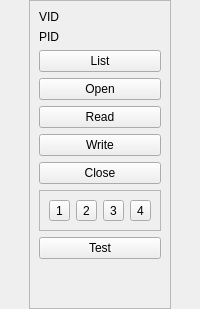
<?xml version="1.0" encoding="UTF-8"?>
<ui version="4.0">
 <class>HID_device</class>
 <widget class="QWidget" name="HID_device">
  <property name="sizePolicy">
   <sizepolicy hsizetype="Fixed" vsizetype="Preferred">
    <horstretch>0</horstretch>
    <verstretch>0</verstretch>
   </sizepolicy>
  </property>
  <property name="windowTitle">
   <string>HID_device</string>
  </property>
  <layout class="QHBoxLayout" name="horizontalLayout">
   <property name="leftMargin">
    <number>0</number>
   </property>
   <property name="topMargin">
    <number>0</number>
   </property>
   <property name="rightMargin">
    <number>0</number>
   </property>
   <property name="bottomMargin">
    <number>0</number>
   </property>
   <item>
    <widget class="QFrame" name="frame">
     <property name="sizePolicy">
      <sizepolicy hsizetype="Fixed" vsizetype="Preferred">
       <horstretch>0</horstretch>
       <verstretch>0</verstretch>
      </sizepolicy>
     </property>
     <property name="frameShape">
      <enum>QFrame::StyledPanel</enum>
     </property>
     <property name="frameShadow">
      <enum>QFrame::Raised</enum>
     </property>
     <layout class="QVBoxLayout" name="verticalLayout">
      <item>
       <layout class="QGridLayout" name="gridLayout">
        <item row="0" column="1">
         <widget class="HexSpinBox" name="vid_widget" native="true"/>
        </item>
        <item row="1" column="1">
         <widget class="HexSpinBox" name="pid_widget" native="true"/>
        </item>
        <item row="1" column="0">
         <widget class="QLabel" name="label_2">
          <property name="sizePolicy">
           <sizepolicy hsizetype="Fixed" vsizetype="Preferred">
            <horstretch>0</horstretch>
            <verstretch>0</verstretch>
           </sizepolicy>
          </property>
          <property name="text">
           <string>PID</string>
          </property>
         </widget>
        </item>
        <item row="0" column="0">
         <widget class="QLabel" name="label">
          <property name="sizePolicy">
           <sizepolicy hsizetype="Fixed" vsizetype="Preferred">
            <horstretch>0</horstretch>
            <verstretch>0</verstretch>
           </sizepolicy>
          </property>
          <property name="text">
           <string>VID</string>
          </property>
         </widget>
        </item>
       </layout>
      </item>
      <item>
       <widget class="QPushButton" name="btn_list_usb">
        <property name="text">
         <string>List</string>
        </property>
       </widget>
      </item>
      <item>
       <widget class="QPushButton" name="btn_open">
        <property name="text">
         <string>Open</string>
        </property>
       </widget>
      </item>
      <item>
       <widget class="QPushButton" name="btn_read">
        <property name="text">
         <string>Read</string>
        </property>
       </widget>
      </item>
      <item>
       <widget class="QPushButton" name="btn_write">
        <property name="text">
         <string>Write</string>
        </property>
       </widget>
      </item>
      <item>
       <widget class="QPushButton" name="btn_close">
        <property name="text">
         <string>Close</string>
        </property>
       </widget>
      </item>
      <item>
       <widget class="QFrame" name="frame_2">
        <property name="frameShape">
         <enum>QFrame::StyledPanel</enum>
        </property>
        <property name="frameShadow">
         <enum>QFrame::Raised</enum>
        </property>
        <layout class="QHBoxLayout" name="horizontalLayout_2">
         <item>
          <widget class="QToolButton" name="btn_led1">
           <property name="text">
            <string>1</string>
           </property>
           <property name="checkable">
            <bool>true</bool>
           </property>
          </widget>
         </item>
         <item>
          <widget class="QToolButton" name="btn_led2">
           <property name="text">
            <string>2</string>
           </property>
           <property name="checkable">
            <bool>true</bool>
           </property>
          </widget>
         </item>
         <item>
          <widget class="QToolButton" name="btn_led3">
           <property name="text">
            <string>3</string>
           </property>
           <property name="checkable">
            <bool>true</bool>
           </property>
          </widget>
         </item>
         <item>
          <widget class="QToolButton" name="btn_led4">
           <property name="text">
            <string>4</string>
           </property>
           <property name="checkable">
            <bool>true</bool>
           </property>
          </widget>
         </item>
        </layout>
       </widget>
      </item>
      <item>
       <widget class="QPushButton" name="btn_test">
        <property name="text">
         <string>Test</string>
        </property>
       </widget>
      </item>
      <item>
       <spacer name="verticalSpacer">
        <property name="orientation">
         <enum>Qt::Vertical</enum>
        </property>
        <property name="sizeHint" stdset="0">
         <size>
          <width>20</width>
          <height>40</height>
         </size>
        </property>
       </spacer>
      </item>
     </layout>
    </widget>
   </item>
  </layout>
 </widget>
 <customwidgets>
  <customwidget>
   <class>HexSpinBox</class>
   <extends>QWidget</extends>
   <header>hexspinbox.hpp</header>
   <container>1</container>
  </customwidget>
 </customwidgets>
 <tabstops>
  <tabstop>btn_led1</tabstop>
  <tabstop>btn_led2</tabstop>
  <tabstop>btn_led3</tabstop>
  <tabstop>btn_led4</tabstop>
 </tabstops>
 <resources/>
 <connections/>
</ui>
